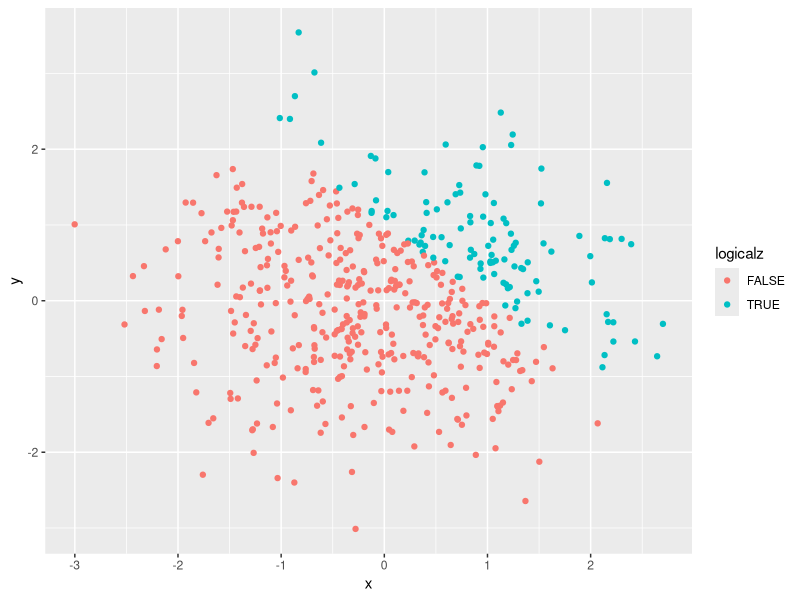
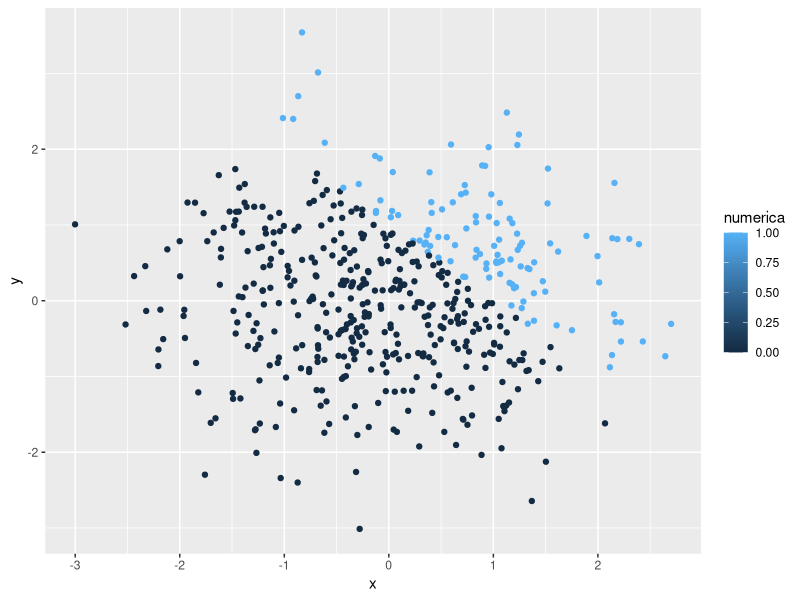
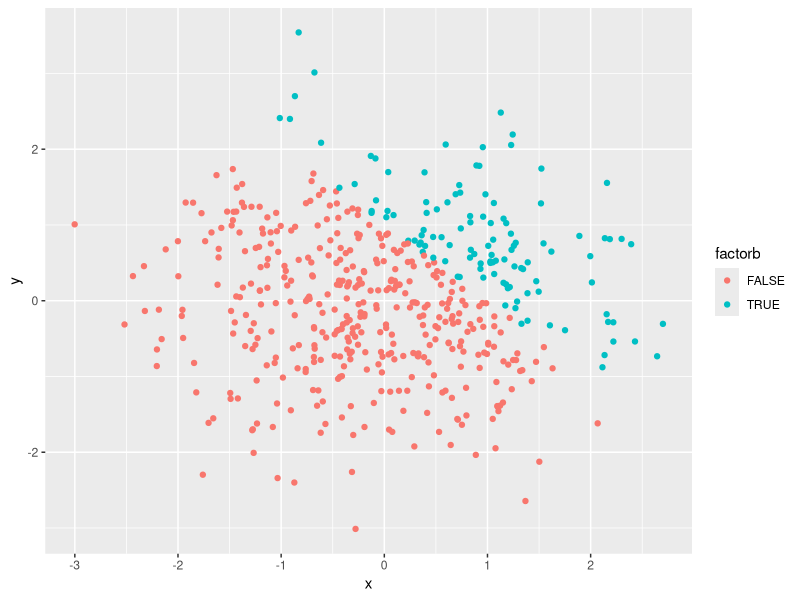
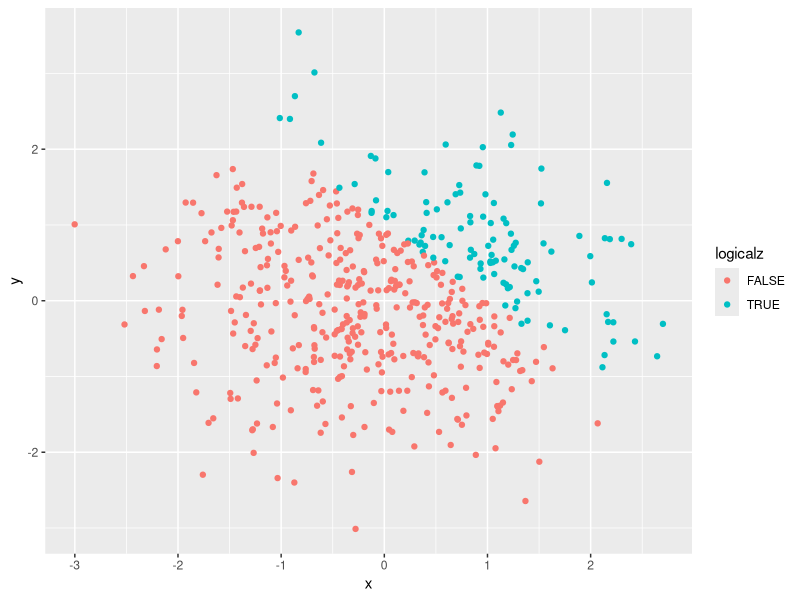

Generate these figures, in order, with R:
## ---- chunk 1

# load the necessary 
library(tidyverse)

# ensure the reproducitivity
set.seed(1)

# Question: Is this set.seed() here necessary?
# Question: Can I just get any character/factor vector? Or something else is required?
# Question solved.

# create the dataframe for the first question
# the order of variables are as stated above

Part1Question1 = tibble(
  ramdomsamplex = rnorm(8),
  logicaly = ramdomsamplex > 0,
  characterz = c("rnorm1", "rnorm2", "rnorm3", "rnorm4", "rnorm5", "rnorm6", "rnorm7", "rnorm8"),
  factora = factor(c("level1", "level2","level3", "level1", "level2", "level3", "level1", "level2")))

# Question: Is this correct and am I on the right track?
# Question Solved.

# Now take the mean of each vector in the dataframe.

mean_ramdomsamplex = mean(pull(Part1Question1, ramdomsamplex))
mean_logicaly = mean(pull(Part1Question1, logicaly))
mean_characterz = mean(pull(Part1Question1, characterz))
mean_factora = mean(pull(Part1Question1, factora))

## ---- chunk 2

# Now use the as.numeric function.
# Show the chuck but not the output.

 # Question: How do I keep both the name of the code chuck and the command together?
 # Question: What if I want to only hide the result of as.numeric part?
########################
# separate this part to hide the result but show the code chuck.

# Convert logical vector, character vector and factor vector into numeric vectors

numeric_logicaly = as.numeric(pull(Part1Question1, logicaly)) 
numeric_characterz = as.numeric(pull(Part1Question1, characterz))
numeric_factora = as.numeric(pull(Part1Question1, factora))

## ---- chunk 3

# For each converted to numeric vectors

# multiply the random sample by the result

numeric_logicaly_1 = numeric_logicaly * pull(Part1Question1, ramdomsamplex)
    # Question: What do the question mean by random sample by the result?

# convert the logical vector into factor vector
factor_logicaly = as.factor(pull(Part1Question1, logicaly))

####### ATTENTION #########

# multiply the random sample by the result

factor_logicaly_1 = factor_logicaly * pull(Part1Question1, ramdomsamplex)

###########################

# convert the logical vector to a factor and then convert the result to numeric, and multiply the random sample by the result

numeric_logicaly_2 = as.numeric(factor_logicaly_1)
numeric_logicaly_3 = numeric_logicaly_2 * pull(Part1Question1, ramdomsamplex)

## ---- chunk 4

# ensure reprpductivity
set.seed(10)
# Question: Do I need another set.seed()?
# If I have a set.seed() here will it make x and y the same outputs?

# create the dataframe by the order stated above

Question2 = tibble(
  x = rnorm(500),
  y = rnorm(500),
  logicalz = x + y > 1,
  numerica = as.numeric(logicalz),
  factorb = as.factor(logicalz))

# Dataframe created.

# count the number of logicalz
zcount = pull(Question2, logicalz)

## ---- chunk 5
# Question: How do I find proportion?
# Question solved. Refer to the code above.

# When I used prop.table(table(pull(Question2, logicalz)))
# Here the error message is :
  ### Error in table(Question2, logicalz): object 'logicalz' not found Calls: <Anonymous> ... withVisible -> eval -> eval -> prop.table -> pull -> table Execution halted
# However, this updated version does run, but gave me two numbers in return but this should be one only.
# WHY????
# Still wonder about prop.table()

# Scatterplot:
## Question: Does this mean y vs x? OR x vs y?
## Question Solved. 
## Question: Can I directly use x and y in this ggplot function?

# Use ggplot to draw a scatterplot with y vs x, and colored by the logical vector

ggplot(Question2, aes(x = x, y = y, color = logicalz)) + geom_point()

# use ggsave to save the scatterplot created above

ggsave("scatterplot1.jpg")

# Use ggplot to draw a scatterplot with y vs x, and colored by the numeric vector

ggplot(Question2, aes(x = x, y = y, color = numerica)) + geom_point()

# Use ggplot to draw a scatterplot with y vs x, and colored by the factor vector

ggplot(Question2, aes(x = x, y = y, color = factorb)) + geom_point()

#####
# What is "color points using the logical variable (adding color = ... inside of aes in your ggplot code should help). Make a second and third scatterplot that color points using the numeric and factor variables, respectively, and comment on the color scales."
# What is "Export your first scatterplot to your project directory using ggsave."
## Question Solved.
##### 
